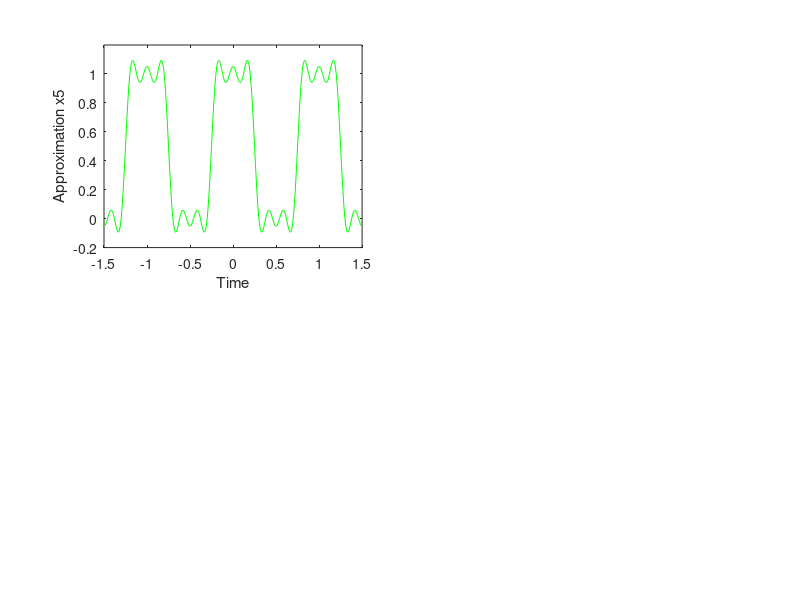
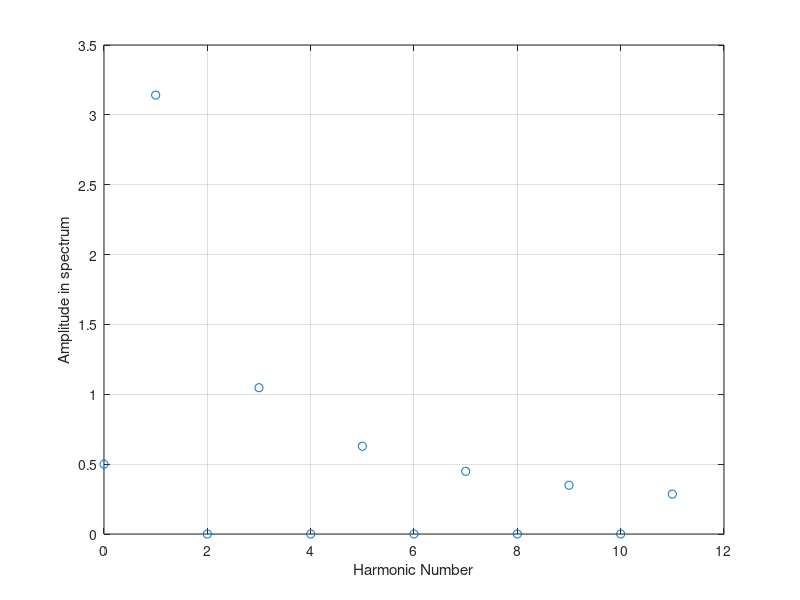
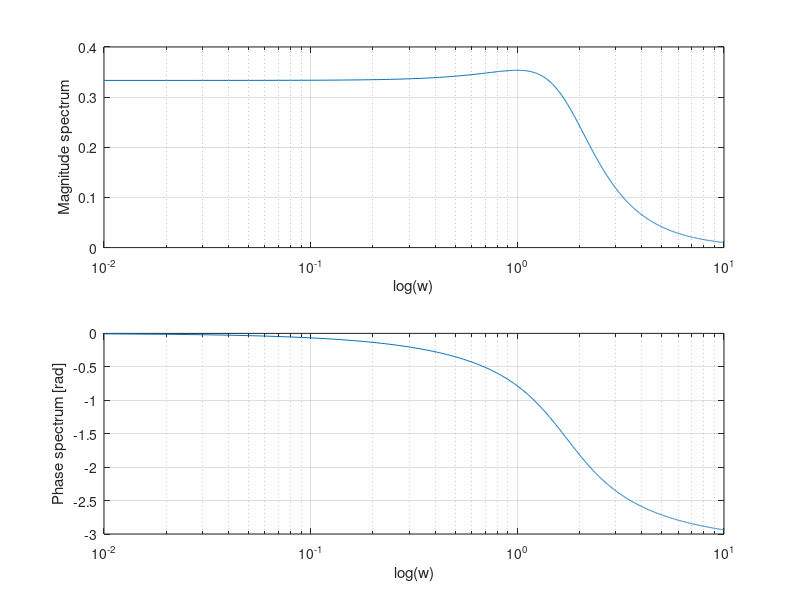
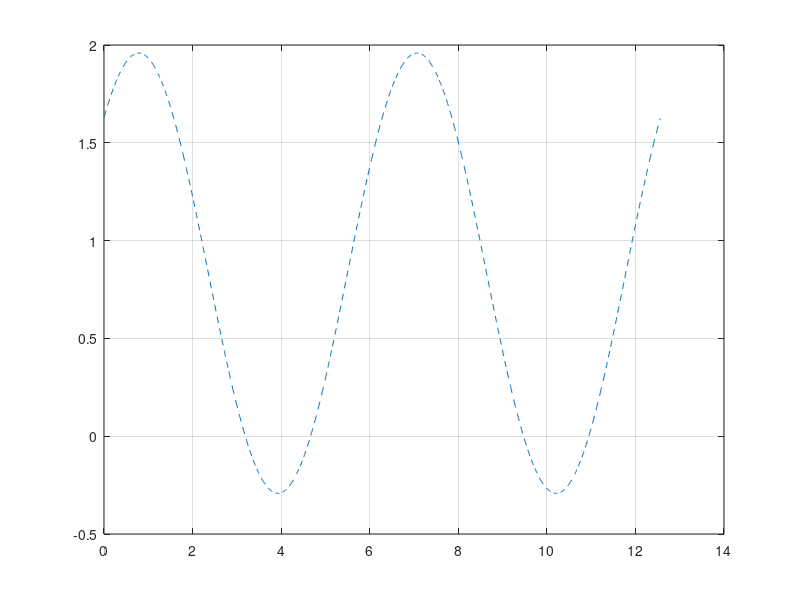

Here is the MATLAB script that generated these plots, in order:
%% 1

t = -1.5:0.01:1.5;

T = 1;
w0 = 2*pi / T;
E = 1;

a0 = E; % Determine Yourself?

% Approximation with 5 harmonics
N = 5; %% N = 10, 20, ...
xN = a0 / 2;

for n = 1:N
    an = (E / (n*pi)) * (sin(n*pi/2) - sin(n*3*pi/2));
    xN = xN + an .* cos(n*w0*t);
end

figure(1);
subplot(2,2,1);
plot(t, xN, 'g')
xlabel('Time');
ylabel('Approximation x5');
axis([-1.5, 1.5, -0.2, 1.2]);

%subplot(2,2,2);
%bode(tf(t, xN));

%% 2
% Xn = 0.5 *(an-bn) = 0.5*an since bn = 0;
N = 11;
a0 = E;
X0 = a0 / 2;
X = zeros(N,1);
for n = 1 : N
    X(n) = 0.5 * (E/n*pi) * (sin(n*pi/2)-sin(n*3*pi/2));
end
n = 0:1:N;

figure(2);
plot(n,abs([X0; X]), 'o');
grid
xlabel('Harmonic Number');
ylabel('Amplitude in spectrum');


% if someone decides to to phase, they will get extra points
% rather than doing ..., account for numbers in X axis???

%% 3
% connects dots with what we did last time.

% diff(y(t),2) + 2 * diff(y(t), 1) +  3 * y(t) = x(t)
num =  1;
den = [1 2 3];
w = 0:0.01:10;
H = freqs(num, den, w);

magH = abs(H); phaseH = angle(H);


figure(3);
subplot(2,1,1);
semilogx(w, magH);
grid
xlabel('log(w)');
ylabel('Magnitude spectrum');
subplot(2,1,2);
semilogx(w, phaseH);
grid
xlabel('log(w)');
ylabel('Phase spectrum [rad]');


%% 4

E = 5;
w0new = 1;
n = [0, 1, 3, 5];

t = 0:0.01:4*pi; a0 = E; X0 = a0 / 2;
Xn = zeros(5,1);
for n = 1:5
        an(n) = (E/(n*pi)) * (sin(n*pi/2)-sin(n*3*pi/2));
        Xn(n) = 0.5 * an(n);
end

% First Approximation
Hm0 = 1/3;
y0 = X0 *Hm0;
N = 1; yN = y0;
for n = 1:N
    Hm = 1 / sqrt((3-(n*w0new)^2)^2+4*(n*w0new)^2);
    Hp = -atan(2*n*w0new/(3-(n*w0new)^2));
    Xnm = abs(Xn(n));
    Xnp = angle(Xn(n));
    Ynm = Xnm * Hm;
    Ynp = Xnp + Hp;
    yN = yN + 2 * Ynm * cos(n*w0new*t + Ynp);
end
y1 = Ynm;
figure(4);
plot(t, yN, '--');
grid








